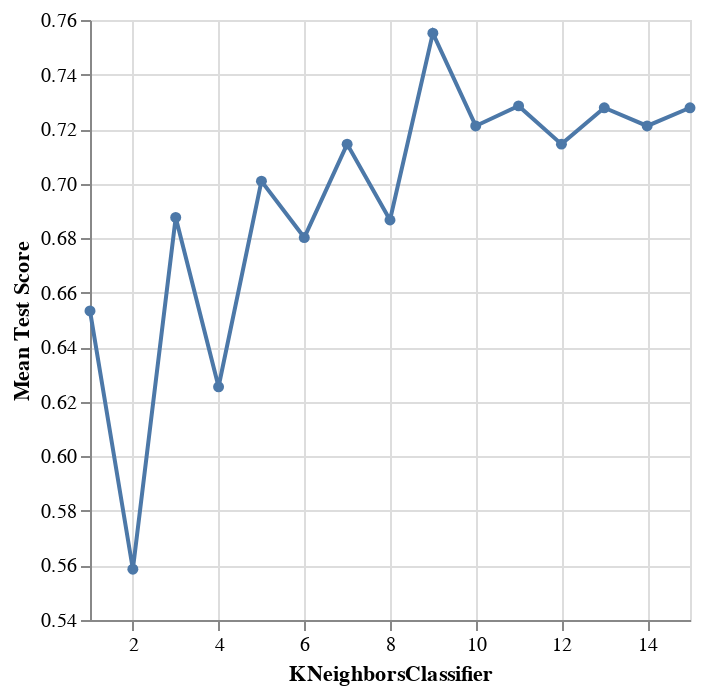

The notebook cell this image was saved under:
### Code cell
# first focus on players_preprocessor_1, find optimal KNeighbors value through cross-validation to tune KNeighbors
# create parameter grid with range of 1-15 (inclusive) for simplicity and processing speed

param_grid={'kneighborsclassifier__n_neighbors':range(1, 16)}

# create pipe

players_pipe_1=make_pipeline(players_preprocessor_1, knn_spec)
             
# perform standard 5-fold cross validation

knn_tune_grid_1=GridSearchCV(
        estimator=players_pipe_1,
        param_grid=param_grid,
        cv=5
    )

# fit tuned grid to X and y

knn_model_grid_1 = knn_tune_grid_1.fit(X_train_1, y)

# find the results and store in a new dataframe 

accuracies_grid_1 = pd.DataFrame(knn_model_grid_1.cv_results_)


# create a line graph (with points) to visualize results and help determine optimal KNeighbors value

accuracy_k_grid_1=alt.Chart(accuracies_grid_1).mark_line(point=True).encode(
    x=alt.X("param_kneighborsclassifier__n_neighbors").title("KNeighborsClassifier").scale(zero=False),
    y=alt.Y("mean_test_score").title("Mean Test Score").scale(zero=False)
)
accuracy_k_grid_1

### Figure 1 — Vega-Lite specification as saved in the notebook (floating-point values rounded to 4 significant figures)
{"config": {"view": {"continuousWidth": 300, "continuousHeight": 300}}, "data": {"name": "data-d5800c53c4acdc61b1dcfed4e4030a5d"}, "mark": {"type": "line", "point": true}, "encoding": {"x": {"field": "param_kneighborsclassifier__n_neighbors", "scale": {"zero": false}, "title": "KNeighborsClassifier", "type": "quantitative"}, "y": {"field": "mean_test_score", "scale": {"zero": false}, "title": "Mean Test Score", "type": "quantitative"}}, "$schema": "https://vega.github.io/schema/vega-lite/v5.20.1.json", "datasets": {"data-d5800c53c4acdc61b1dcfed4e4030a5d": [{"mean_fit_time": 0.006314, "std_fit_time": 0.005658, "mean_score_time": 0.003979, "std_score_time": 0.000442, "param_kneighborsclassifier__n_neighbors": 1, "params": {"kneighborsclassifier__n_neighbors": 1}, "split0_test_score": 0.5667, "split1_test_score": 0.7, "split2_test_score": 0.5172, "split3_test_score": 0.7241, "split4_test_score": 0.7586, "mean_test_score": 0.6533, "std_test_score": 0.09414, "rank_test_score": 13}, {"mean_fit_time": 0.003513, "std_fit_time": 0.0004581, "mean_score_time": 0.003754, "std_score_time": 0.0001026, "param_kneighborsclassifier__n_neighbors": 2, "params": {"kneighborsclassifier__n_neighbors": 2}, "split0_test_score": 0.4667, "split1_test_score": 0.5333, "split2_test_score": 0.3103, "split3_test_score": 0.6897, "split4_test_score": 0.7931, "mean_test_score": 0.5586, "std_test_score": 0.169, "rank_test_score": 15}, {"mean_fit_time": 0.003291, "std_fit_time": 5.856e-05, "mean_score_time": 0.007367, "std_score_time": 0.007469, "param_kneighborsclassifier__n_neighbors": 3, "params": {"kneighborsclassifier__n_neighbors": 3}, "split0_test_score": 0.6667, "split1_test_score": 0.6333, "split2_test_score": 0.6207, "split3_test_score": 0.7586, "split4_test_score": 0.7586, "mean_test_score": 0.6876, "std_test_score": 0.05991, "rank_test_score": 10}, {"mean_fit_time": 0.003285, "std_fit_time": 4.528e-05, "mean_score_time": 0.003646, "std_score_time": 7.523e-05, "param_kneighborsclassifier__n_neighbors": 4, "params": {"kneighborsclassifier__n_neighbors": 4}, "split0_test_score": 0.7, "split1_test_score": 0.6, "split2_test_score": 0.5172, "split3_test_score": 0.6897, "split4_test_score": 0.6207, "mean_test_score": 0.6255, "std_test_score": 0.06642, "rank_test_score": 14}, {"mean_fit_time": 0.003458, "std_fit_time": 0.0002048, "mean_score_time": 0.008489, "std_score_time": 0.009443, "param_kneighborsclassifier__n_neighbors": 5, "params": {"kneighborsclassifier__n_neighbors": 5}, "split0_test_score": 0.7333, "split1_test_score": 0.6333, "split2_test_score": 0.6207, "split3_test_score": 0.7586, "split4_test_score": 0.7586, "mean_test_score": 0.7009, "std_test_score": 0.06118, "rank_test_score": 9}, {"mean_fit_time": 0.00322, "std_fit_time": 3.188e-05, "mean_score_time": 0.003602, "std_score_time": 4.621e-05, "param_kneighborsclassifier__n_neighbors": 6, "params": {"kneighborsclassifier__n_neighbors": 6}, "split0_test_score": 0.7, "split1_test_score": 0.6667, "split2_test_score": 0.6897, "split3_test_score": 0.7931, "split4_test_score": 0.5517, "mean_test_score": 0.6802, "std_test_score": 0.07735, "rank_test_score": 12}, {"mean_fit_time": 0.005951, "std_fit_time": 0.005449, "mean_score_time": 0.003614, "std_score_time": 1.336e-05, "param_kneighborsclassifier__n_neighbors": 7, "params": {"kneighborsclassifier__n_neighbors": 7}, "split0_test_score": 0.7, "split1_test_score": 0.7, "split2_test_score": 0.6552, "split3_test_score": 0.7586, "split4_test_score": 0.7586, "mean_test_score": 0.7145, "std_test_score": 0.03958, "rank_test_score": 7}, {"mean_fit_time": 0.003231, "std_fit_time": 5.492e-05, "mean_score_time": 0.003604, "std_score_time": 3.288e-05, "param_kneighborsclassifier__n_neighbors": 8, "params": {"kneighborsclassifier__n_neighbors": 8}, "split0_test_score": 0.7333, "split1_test_score": 0.7, "split2_test_score": 0.4828, "split3_test_score": 0.7586, "split4_test_score": 0.7586, "mean_test_score": 0.6867, "std_test_score": 0.1042, "rank_test_score": 11}, {"mean_fit_time": 0.003212, "std_fit_time": 3.106e-05, "mean_score_time": 0.003716, "std_score_time": 0.0001396, "param_kneighborsclassifier__n_neighbors": 9, "params": {"kneighborsclassifier__n_neighbors": 9}, "split0_test_score": 0.7333, "split1_test_score": 0.7667, "split2_test_score": 0.7586, "split3_test_score": 0.7586, "split4_test_score": 0.7586, "mean_test_score": 0.7552, "std_test_score": 0.01136, "rank_test_score": 1}, {"mean_fit_time": 0.004055, "std_fit_time": 0.0017, "mean_score_time": 0.003608, "std_score_time": 3.855e-05, "param_kneighborsclassifier__n_neighbors": 10, "params": {"kneighborsclassifier__n_neighbors": 10}, "split0_test_score": 0.6667, "split1_test_score": 0.7667, "split2_test_score": 0.6552, "split3_test_score": 0.7586, "split4_test_score": 0.7586, "mean_test_score": 0.7211, "std_test_score": 0.0494, "rank_test_score": 5}, {"mean_fit_time": 0.003246, "std_fit_time": 5.412e-05, "mean_score_time": 0.003618, "std_score_time": 4.214e-05, "param_kneighborsclassifier__n_neighbors": 11, "params": {"kneighborsclassifier__n_neighbors": 11}, "split0_test_score": 0.6333, "split1_test_score": 0.7333, "split2_test_score": 0.7586, "split3_test_score": 0.7586, "split4_test_score": 0.7586, "mean_test_score": 0.7285, "std_test_score": 0.04858, "rank_test_score": 2}, {"mean_fit_time": 0.003546, "std_fit_time": 0.0004788, "mean_score_time": 0.004984, "std_score_time": 0.002256, "param_kneighborsclassifier__n_neighbors": 12, "params": {"kneighborsclassifier__n_neighbors": 12}, "split0_test_score": 0.6667, "split1_test_score": 0.7333, "split2_test_score": 0.6552, "split3_test_score": 0.7586, "split4_test_score": 0.7586, "mean_test_score": 0.7145, "std_test_score": 0.04485, "rank_test_score": 7}, {"mean_fit_time": 0.00338, "std_fit_time": 0.0001205, "mean_score_time": 0.003786, "std_score_time": 4.086e-05, "param_kneighborsclassifier__n_neighbors": 13, "params": {"kneighborsclassifier__n_neighbors": 13}, "split0_test_score": 0.7333, "split1_test_score": 0.7333, "split2_test_score": 0.6552, "split3_test_score": 0.7586, "split4_test_score": 0.7586, "mean_test_score": 0.7278, "std_test_score": 0.03804, "rank_test_score": 3}, {"mean_fit_time": 0.009803, "std_fit_time": 0.0131, "mean_score_time": 0.003795, "std_score_time": 0.0001289, "param_kneighborsclassifier__n_neighbors": 14, "params": {"kneighborsclassifier__n_neighbors": 14}, "split0_test_score": 0.7, "split1_test_score": 0.7333, "split2_test_score": 0.6552, "split3_test_score": 0.7586, "split4_test_score": 0.7586, "mean_test_score": 0.7211, "std_test_score": 0.03939, "rank_test_score": 5}, {"mean_fit_time": 0.003488, "std_fit_time": 0.0002017, "mean_score_time": 0.004231, "std_score_time": 0.0004353, "param_kneighborsclassifier__n_neighbors": 15, "params": {"kneighborsclassifier__n_neighbors": 15}, "split0_test_score": 0.7333, "split1_test_score": 0.7333, "split2_test_score": 0.6552, "split3_test_score": 0.7586, "split4_test_score": 0.7586, "mean_test_score": 0.7278, "std_test_score": 0.03804, "rank_test_score": 3}]}}
